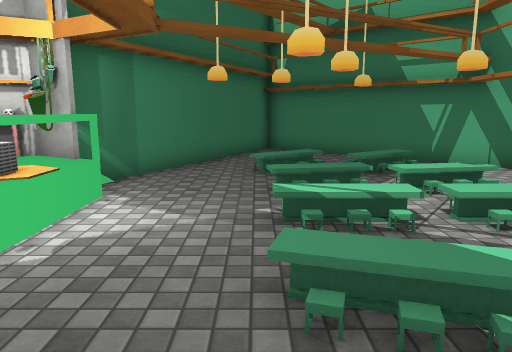
[1] (above)

12 first-person views from a walk through a scene from a Unity 3-D project. The camera is 1.5 m above the floor, tilts 10° down and sees 70° across. The floor is counted in squares, 1 m on a side. Each view is taken from the middle of a square. On the plan, view 1 faces up. The plan holds only what a view shows up to about 16 squares ahead; the rest is blank. The player is left out. Some surface patterns are stand-ins.

[2]
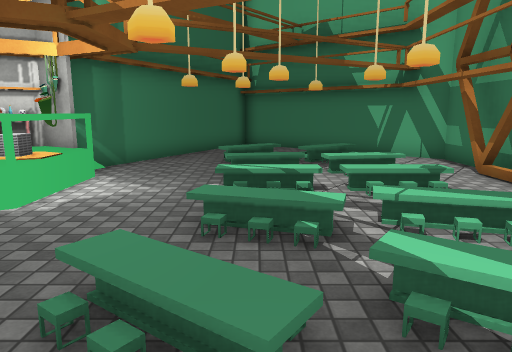

[3]
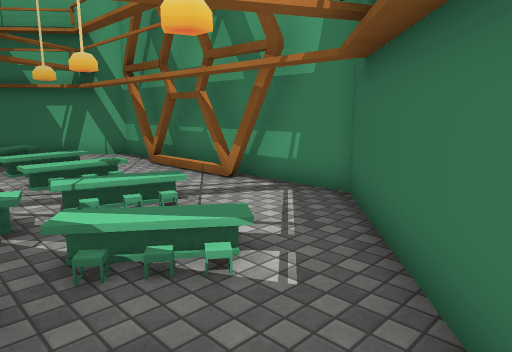

[4]
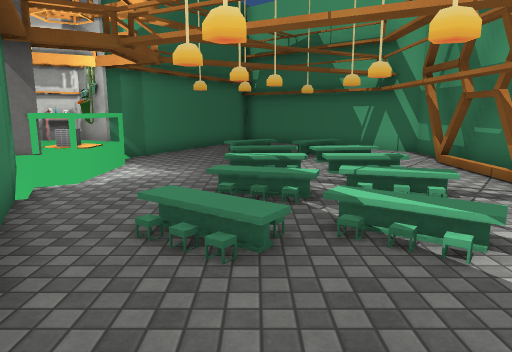

[5]
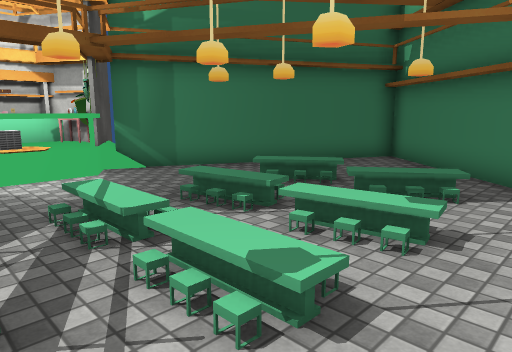

[6]
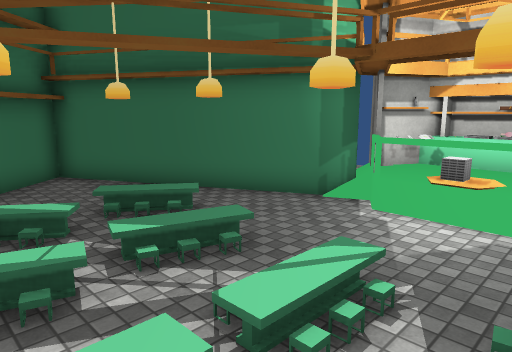

[7]
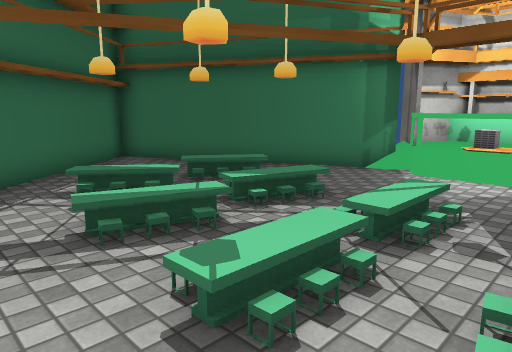

[8]
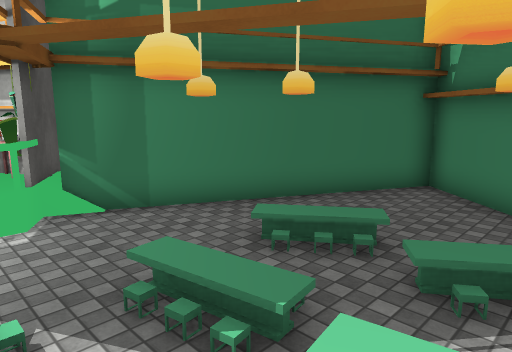

[9]
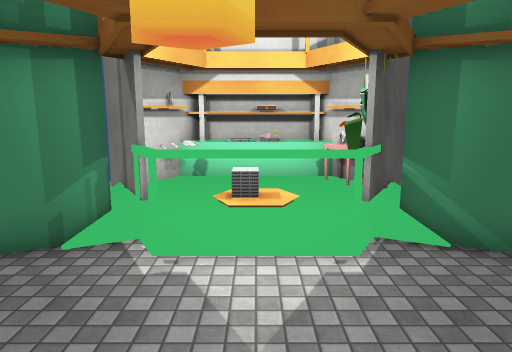

[10]
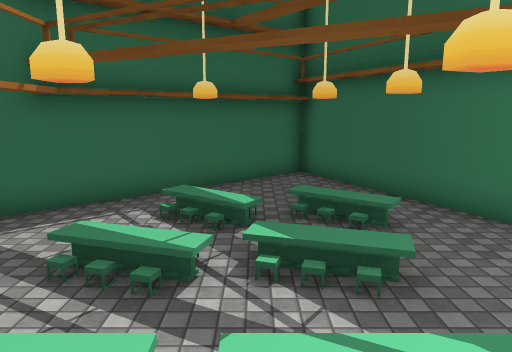

[11]
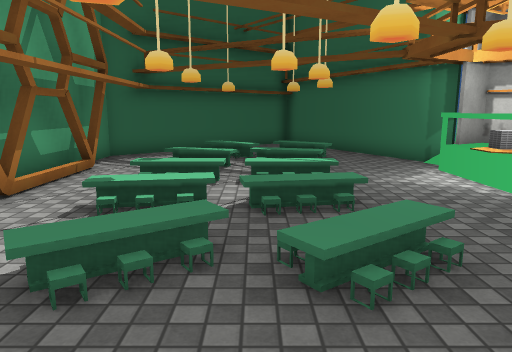

[12]
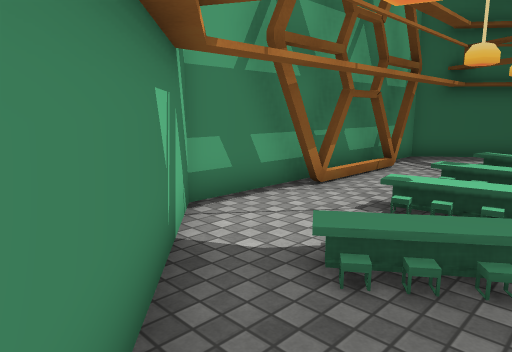

### Floor plan
Key: @ floor where view 1 was taken; # wall or solid block; . main floor; : floor 0.25 m higher than the main floor; + floor 0.5 m higher than the main floor; / step, stairs or slope; = window, fence, low wall or low ledge; P plant; T table; E elevator; O other object.
Columns run from 6 left of view 1 to 7 right of it. Each row starts with its distance up from view 1.
 15       ##
 14       #.#
 13      #...##
 12      #....##
 11     #......##
 10     #..O///..#
  9    #..O/.//..#
  8 ##:#...././..#
  7 =OP.../////..#
  6 #TP#.........#
  5 OOEE../+/++..#
  4  OO#.........#
  3 =O#...///O/..#
  2 ####...////..#
  1    #..O///...#
  0    ##.@O/O/.##
 -1     #......##
 -2     ##....##
 -3      #...##
 -4      ##.##
 -5       ###

Positions as (right, up) in squares from view 1, and headings:
1: (0, 0), facing up
2: (1, -2), facing up
3: (1, -3), facing up-right
4: (1, -4), facing up
5: (6, 3), facing up-left
6: (4, 7), facing down-left
7: (6, 7), facing down-left
8: (4, 5), facing up-left
9: (2, 5), facing left
10: (2, 7), facing down
11: (2, 13), facing down
12: (2, 13), facing down-right
